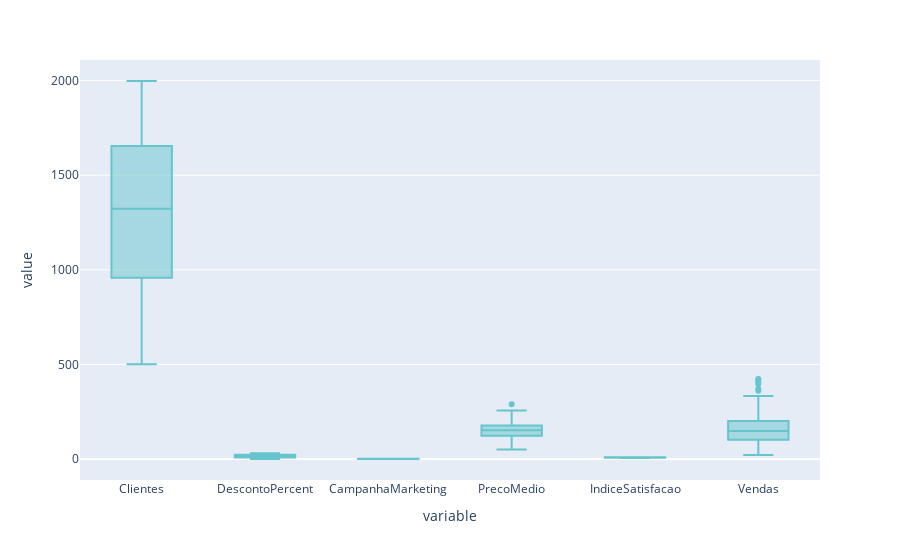

This figure's notebook cell:
### Code cell
colors = px.colors.qualitative.Pastel

fig = px.box(FactSales[['Clientes', 'DescontoPercent','CampanhaMarketing', 'PrecoMedio', 'IndiceSatisfacao', 'Vendas']], 
       color_discrete_sequence=colors
       )

fig.show()

### Figure 1 — Plotly figure (JSON) as saved in the notebook; plotly's stock layout.template omitted (floating-point values rounded to 4 significant figures; data arrays with more than 128 entries replaced by an {"elided": "..."} marker saying what was removed)
{"data": [{"alignmentgroup": "True", "hovertemplate": "variable=%{x}<br>value=%{y}<extra></extra>", "legendgroup": "", "marker": {"color": "rgb(102, 197, 204)"}, "name": "", "notched": false, "offsetgroup": "", "orientation": "v", "showlegend": false, "type": "box", "x": {"elided": "4320 str values"}, "x0": " ", "xaxis": "x", "y": {"elided": "4320 float values"}, "y0": " ", "yaxis": "y"}], "layout": {"boxmode": "group", "legend": {"tracegroupgap": 0}, "margin": {"t": 60}, "xaxis": {"anchor": "y", "domain": [0, 1], "title": {"text": "variable"}}, "yaxis": {"anchor": "x", "domain": [0, 1], "title": {"text": "value"}}}}
